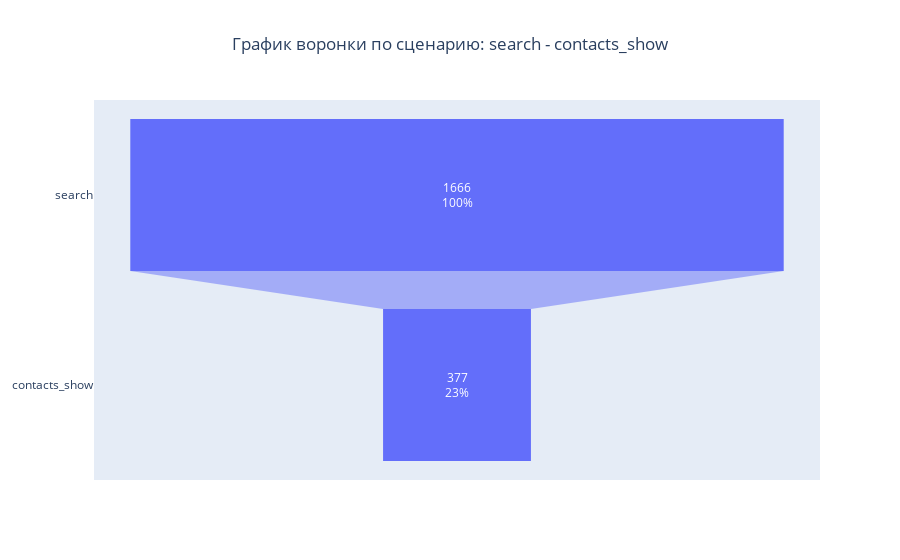

Notebook code cell kept with this figure:
### Markdown cell above
Найдём конверсию по сценарию **search - contacts_show**

### Code cell
conversion( 'search', 'contacts_show')

### Figure 1 — Plotly figure (JSON) as saved in the notebook; plotly's stock layout.template omitted (floating-point values rounded to 4 significant figures)
{"data": [{"textinfo": "value+percent initial", "type": "funnel", "x": [1666, 377], "y": ["search", "contacts_show"]}], "layout": {"title": {"text": "График воронки по сценарию: search - contacts_show", "x": 0.5}}}
